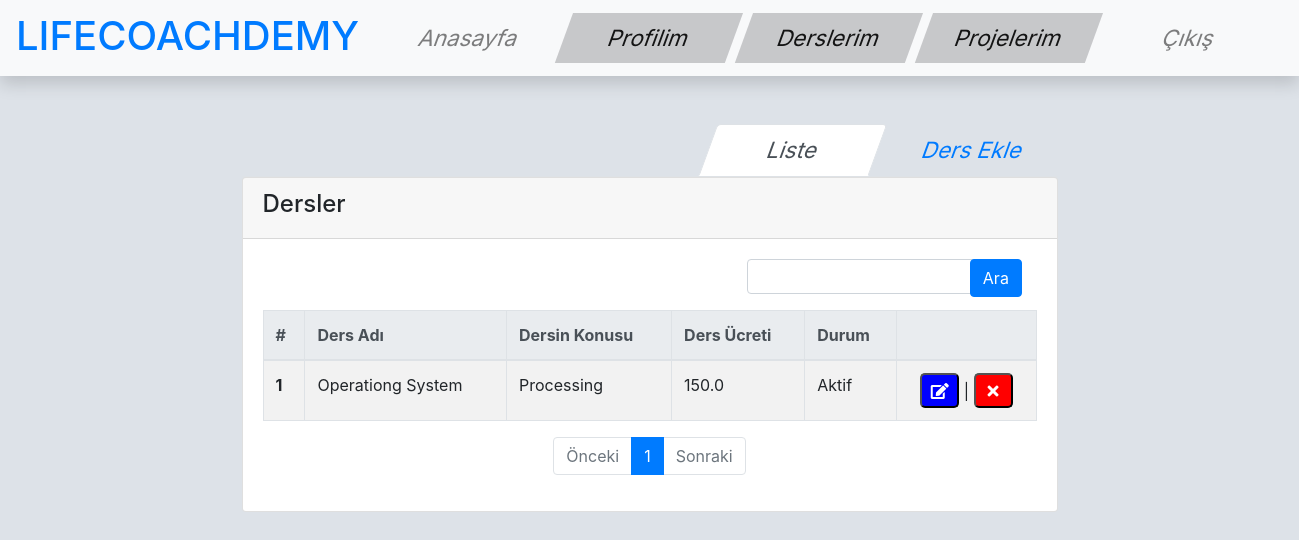
/course/index/ (signed in), run on the app's committed database.
### course/models.py (models this page shows, shortened)
class Course(models.Model):
    staff = models.ForeignKey('auth.User', verbose_name='Dersi Veren Kişi', related_name='courses', on_delete=models.CASCADE)
    name = models.CharField(max_length=120, verbose_name='Dersin Adı')
    subject = models.CharField(max_length=120, verbose_name='Dersin Konusu')
    price = models.FloatField(verbose_name='Ders Ücreti', null=True, blank=True)
    content = RichTextField(verbose_name='İçerik', null=True, blank=True)
    state = models.BooleanField(verbose_name='Durumu', default=True)
    slug = models.SlugField(unique=True, editable=False, max_length=130)
    def get_update_url(self):
        return reverse('course:update', kwargs={'slug': self.slug})
    def get_delete_url(self):
        return reverse('course:delete', kwargs={'slug': self.slug})

### course/views.py (the view)
def course_index(request):
    course_list = list(Course.objects.raw('SELECT * FROM course_course WHERE staff_id = ' + str(request.user.id) ))
    query = request.GET.get('q')
    if query:
        course_list = list(Course.objects.raw('SELECT DISTINCT * FROM course_course WHERE '
                 '(lower(name) like \'%' + str(query).lower() + '%\') or '
                 '(lower(subject) like \'%' + str(query).lower() + '%\') or '
                 '(lower(content) like \'%' + str(query).lower() + '%\')'))
    paginator = Paginator(course_list, 5) #Show 5 courses per page
    page = request.GET.get('sayfa')
    try:
        courses = paginator.page(page)
    except PageNotAnInteger:
        courses = paginator.page(1)
    except EmptyPage:
        courses = paginator.page(paginator.num_pages)
    return render(request, 'course/index.html', {'courses': courses})

### templates/course/index.html (shortened to what this page needs)
{% extends 'base.html' %}
{% load crispy_forms_tags %}
{% block body %}
	<div class="container-fluid">
	<div class="mx-auto col-sm-8 main-section" id="myTab" role="tablist">
		<ul class="nav nav-tabs justify-content-end">
			<li class="listelemeTab">
			<a class="nav-link active" id="list-tab" data-toggle="tab" href="#list" role="tab" aria-controls="list" aria-selected="false">Liste</a>
			</li>
			<li class="listelemeTab">
    			<a class="nav-link" id="form-tab" href="{% if request.user.is_authenticated %}{% url  'course:create' %}{% endif %} {% if not request.user.is_authenticated %}{% url  'accounts:login' %}{% endif %}" aria-selected="true">Ders Ekle</a>
			</li>
		</ul>
		<div class="tab-content" id="myTabContent">
			<div class="tab-pane fade show active" id="list" role="tabpanel" aria-labelledby="list-tab">
				<div class="card">
					<div class="card-header">
						<h4>Dersler</h4>
					</div>
					<div class="card-body">
                        <form method="get" role="search">
                            <div class="row justify-content-end">
                                <div class="col-sm-4" style="right: 52px;">
                                    <div class="row">
                                        <div class="col-sm-10">
                                            <input class="form-control mb-3" type="search" aria-label="Ara" style="height: 35px;width:250px;" aria-describedby="inputGroup-sizing-lg" name="q" value="{{ request.GET.q }}">
                                        </div>
                                        <div class="col-sm-2">
                                            <button class="btn btn-primary" type="submit">Ara</button>
                                        </div>
                                    </div>
                                </div>
                            </div>
                        </form>
                        <table id="userList" class="table table-bordered table-hover table-striped">
                            <thead class="thead-light">
                            <tr>
                                <th scope="col">#</th>
                                <th scope="col">Ders Adı</th>
                                <th scope="col">Dersin Konusu</th>
                                <th scope="col">Ders Ücreti</th>
                                <th scope="col">Durum</th>
                                <th></th>
                            </tr>
                            </thead>
                            <tbody>
                            {% for course in courses %}
                            <tr>
                                <th scope="row">{{ forloop.counter }}</th>
                                <td>{{ course.name }}</td>
                                <td>{{ course.subject }}</td>
                                <td>{% if course.price %}{{ course.price }}{% endif %}{% if not course.price %}Belirtilmemiş{% endif %}</td>
                                <td>{% if course.state %}Aktif{% endif %}{% if not course.state %}Pasif{% endif %}</td>
                                {% ifequal request.user course.staff %}
                                <td>
                                    <div style="text-align:center;">
                                        <button style="background-color:blue;border-radius:5px;;width:39px;height: 35px;" data-toggle="tooltip" data-placement="right" title="Güncelle">
                                            <a href="{{ course.get_update_url }}"><i class="fas fa-edit" style="color:white;"></i></a>
                                        </button> |
                                        <button style="background-color:red;border-radius:5px;;width:39px;height: 35px;" data-toggle="tooltip" data-placement="right" title="Sil">
                                            <a href="{{ course.get_delete_url }}"><i class="fas fa-times" style="color:white;"></i></a>
                                        </button>
                                    </div>
                                </td>
                                {% endifequal %}
                            </tr>
                            {% endfor %}
                            </tbody>
                        </table>
                        <div class="row justify-content-center mt-3">
                            <ul class="pagination">
                                <li class="page-item {% if not courses.has_previous %}disabled{% endif %}">
                                    <a class="page-link" {% if not course.has_previous %} href="#" {% endif %}  tabindex="-1" aria-disabled="true">Önceki</a>
                                </li>
                                {% for page in courses.paginator.page_range %}
                                <li class="page-item {% ifequal page courses.number %}active{% endifequal %}"><a class="page-link" href="?sayfa={{ page }}{% if request.GET.q %}&q={{ request.GET.q }}{% endif %}">{{ page }}</a></li>
                                {% endfor %}
                                <li class="page-item {% if not courses.has_next %}disabled{% endif %}">
                                    <a class="page-link" {% if not courses.has_next %} href="#" {% endif %}  tabindex="-1" aria-disabled="true">Sonraki</a>
                                </li>
                            </ul>
                        </div>
                    </div>
				</div>
			</div>
		</div>
	</div>
</div>
{% endblock %}

### static/css/base.css (style rules this page uses)
body { background-color: #dde2e8; }
.listelemeTab { font-size: 1.4rem; transform: skew(-20deg, 0); transition: all 0.3s ease; width: 170px; text-align: center; margin-left: 10px; }

### data on the page
Course: name "Operationg System", subject "Processing", price "150.0", state "Aktif"

### other printed values
{{ page }} "1"
